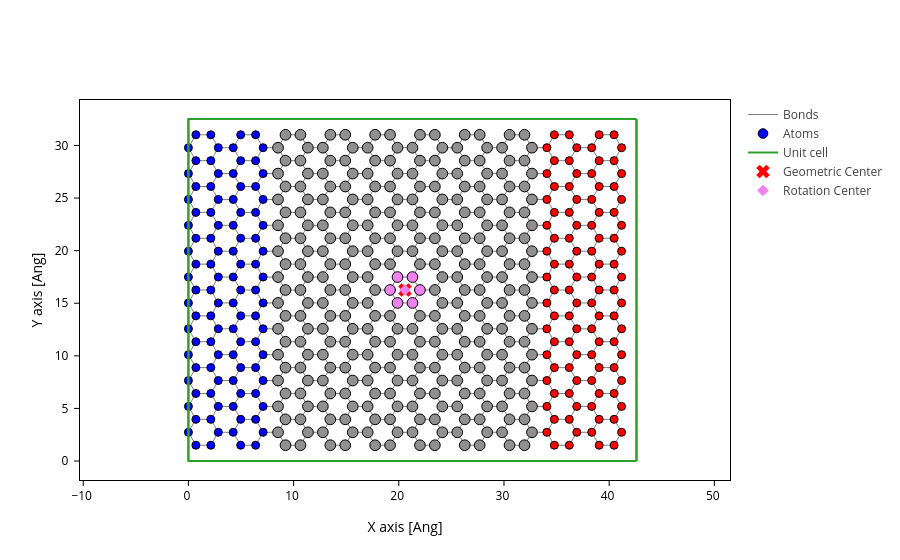

Notebook source saved alongside this figure:
### Code cell
plot_with_center(device_ribbon, atoms_style=atoms_style)

### Figure 1 — Plotly figure (JSON) as saved in the notebook; plotly's stock layout.template omitted (floating-point values rounded to 4 significant figures; data arrays with more than 128 entries replaced by an {"elided": "..."} marker saying what was removed)
{"data": [{"line": {"color": "gray", "width": 1}, "meta": {}, "mode": "lines", "name": "Bonds", "opacity": 1, "type": "scatter", "x": {"elided": "15078 float values"}, "y": {"elided": "15078 float values"}}, {"marker": {"color": {"elided": "500 str values"}, "line": {"color": "black", "width": 1}, "opacity": 1, "size": {"elided": "500 float values"}}, "meta": {}, "mode": "markers", "name": "Atoms", "opacity": 1, "type": "scatter", "x": {"elided": "500 float values"}, "y": {"elided": "500 float values"}}, {"meta": {}, "mode": "lines", "name": "Unit cell", "type": "scatter", "x": [0.0, 0.0, 42.6, 42.6, 0.0, 0.0, NaN, 0.0, 0.0, 0.0, 42.6, 42.6, 0.0, NaN, 42.6, 42.6, NaN, 42.6, 42.6], "y": [0.0, 32.51, 32.51, 32.51, 32.51, 32.51, NaN, 32.51, 0.0, 0.0, 0.0, 0.0, 0.0, NaN, 32.51, 0.0, NaN, 32.51, 0.0]}, {"marker": {"color": "red", "size": 12, "symbol": "x"}, "mode": "markers", "name": "Geometric Center", "type": "scatter", "x": [20.59], "y": [16.26]}, {"marker": {"color": "violet", "size": 9, "symbol": "diamond"}, "mode": "markers", "name": "Rotation Center", "type": "scatter", "x": [20.59], "y": [16.26]}], "layout": {"scene": {"aspectmode": "data", "xaxis": {"title": {"text": "X axis [Ang]"}}, "yaxis": {"title": {"text": "Y axis [Ang]"}}}, "xaxis": {"scaleanchor": "y", "scaleratio": 1, "title": {"text": "X axis [Ang]"}}, "yaxis": {"title": {"text": "Y axis [Ang]"}}}}
